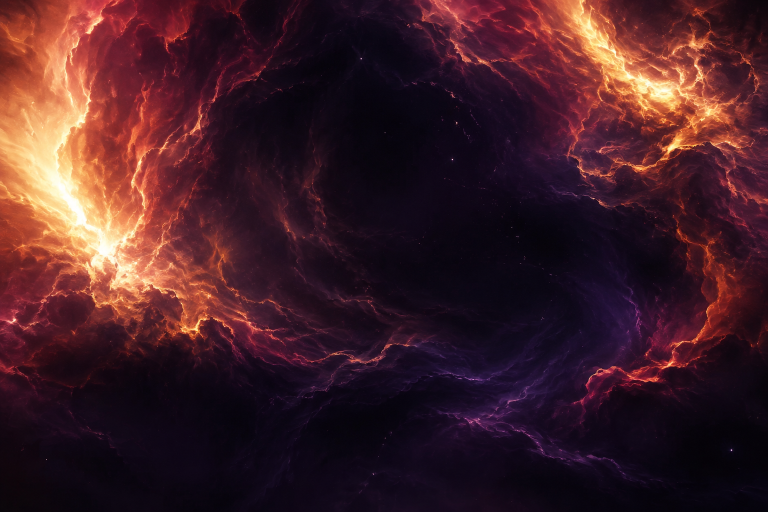
#> input picture 22_Helion/art/solar_sky.png, 1536 x 1024 px (shown at 1/2 size)
$ python pack_assets.py
#> lines starting #> are read from the running program, lines starting #| are printed output that depends on the picture
"""Compile the single distant painting and typeset title into flash arrays."""
from pathlib import Path
from PIL import Image,ImageDraw,ImageFont
import numpy as np
import json
root=Path(__file__).resolve().parents[2]
im=Image.open(root/'art/solar_sky.png').convert('RGB').resize((320,240),Image.Resampling.LANCZOS)
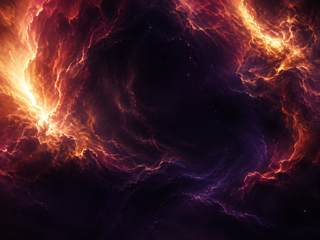
#> im: PIL image 320x240 RGB; mean R, G, B 65.4, 30.8, 38.3
a=np.asarray(im,dtype=np.uint16)
sky=(a[:,:,0]>>3)|((a[:,:,1]&248)<<3)|((a[:,:,2]&248)<<8)
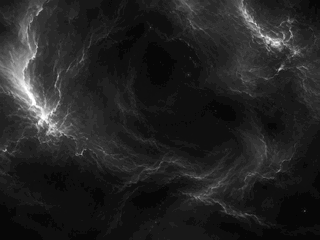
#> sky: shape (240, 320) uint16; min 0, max 65503, mean 9120.8; drawn with min black and max white
title=Image.new('L',(280,48));d=ImageDraw.Draw(title);font=ImageFont.truetype('C:/Windows/Fonts/georgia.ttf',43)
#> after `title = Image.new('L', (280, 48))`: title: PIL image 280x48 L; every value is 0
name='HELION';width=sum(d.textlength(c,font=font) for c in name)+11*(len(name)-1);x=(280-width)/2
#> after `width = sum((d.textlength(c, font=font) for c in name)) + 11 * (len(na`: width = 217.2
#> after `x = (280 - width) / 2`: x = 31.42
for c in name:d.text((x,-2),c,font=font,fill=255);x+=d.textlength(c,font=font)+11
#> this loop made 6 passes
#> x on passes 1 to 6: 74.75, 112.9, 147.9, 171.6, 216.4, 259.6
#> after the loop, x = 259.6
arrays=[('sky',sky,'uint16_t'),('title',np.asarray(title),'uint8_t')]
with (root/'helion/assets.c').open('w',encoding='utf-8') as c,(root/'helion/assets.h').open('w',encoding='utf-8') as h:
    c.write('/* Generated by tools/pack_assets.py */\n#include "assets.h"\n');h.write('#ifndef HELION_ASSETS_H\n#define HELION_ASSETS_H\n#include <stdint.h>\n')
    for name,a,kind in arrays:
        h.write(f'extern const {kind} art_{name}[{a.size}];\n');c.write(f'const {kind} art_{name}[{a.size}] __attribute__((aligned(4))) = {{\n')
        v=a.flatten()
        for i in range(0,len(v),32):c.write(','.join(map(str,v[i:i+32]))+',\n')
        c.write('};\n')
#> this loop made 2 passes
#> (name, kind) on passes 1 to 2: ('sky', 'uint16_t'), ('title', 'uint8_t')
    h.write('#endif\n')
(root/'art/manifest.json').write_text(json.dumps({name:int(a.nbytes) for name,a,_ in arrays},indent=2)+'\n')
